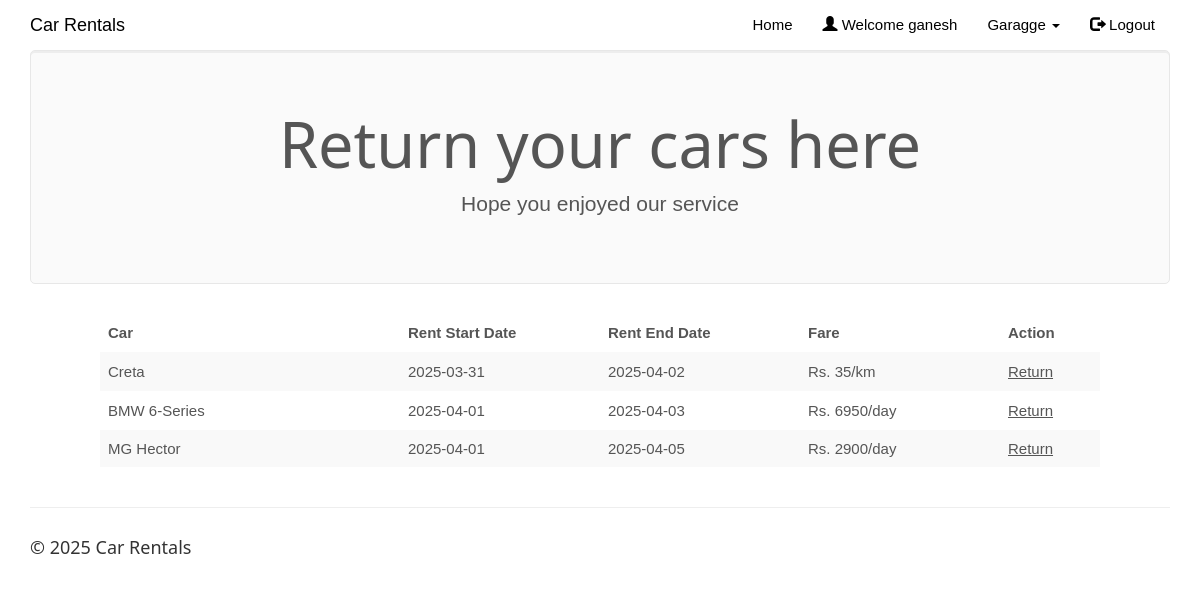
Page /prereturncar.php (signed in) on the committed database.
### tables this page shows
CREATE TABLE IF NOT EXISTS `rentedcars` (
  `id` int NOT NULL AUTO_INCREMENT,
  `customer_username` varchar(50) NOT NULL,
  `car_id` int NOT NULL,
  `driver_id` int NOT NULL,
  `booking_date` date NOT NULL,
  `rent_start_date` date NOT NULL,
  `rent_end_date` date NOT NULL,
  `car_return_date` date DEFAULT NULL,
  `fare` double NOT NULL,
  `charge_type` varchar(25) NOT NULL DEFAULT 'days',
  `distance` double DEFAULT NULL,
  `no_of_days` int DEFAULT NULL,
  `total_amount` double DEFAULT NULL,
  `return_status` varchar(10) NOT NULL,
  `distance_or_days` int NOT NULL,
  `amount` float NOT NULL,
  PRIMARY KEY (`id`),
  KEY `customer_username` (`customer_username`),
  KEY `car_id` (`car_id`),
  KEY `driver_id` (`driver_id`)
);

CREATE TABLE IF NOT EXISTS `cars` (
  `car_id` int NOT NULL AUTO_INCREMENT,
  `car_name` varchar(50) NOT NULL,
  `car_nameplate` varchar(50) NOT NULL,
  `car_img` varchar(50) DEFAULT 'NA',
  `ac_price` float NOT NULL,
  `non_ac_price` float NOT NULL,
  `ac_price_per_day` float NOT NULL,
  `non_ac_price_per_day` float NOT NULL,
  `car_availability` varchar(10) NOT NULL,
  PRIMARY KEY (`car_id`),
  UNIQUE KEY `car_nameplate` (`car_nameplate`)
);

### prereturncar.php (the view, shortened to what this page needs)
<!DOCTYPE html>
<html>
<?php
$conn = Connect();
?>
<head>
<link rel="stylesheet" href="assets/bootstrap/css/bootstrap.min.css">
<link rel="stylesheet" href="assets/fonts/font-awesome.min.css">
    <link rel="stylesheet" href="assets/w3css/w3.css">
<link rel="stylesheet" type="text/css" href="assets/css/customerlogin.css">
<link rel="stylesheet" type="text/css" media="screen" href="assets/css/clientpage.css" />
</head>
<body id="page-top" data-spy="scroll" data-target=".navbar-fixed-top">
    <nav class="navbar navbar-custom navbar-fixed-top" role="navigation" style="color: black">
        <div class="container">
            <div class="navbar-header">
                <a class="navbar-brand page-scroll" href="index.php">
                   Car Rentals </a>
            </div>
            <?php
                if(isset($_SESSION['login_client'])){
            ?>
            <div class="collapse navbar-collapse navbar-right navbar-main-collapse">
                <ul class="nav navbar-nav">
                    <li>
                        <a href="index.php">Home</a>
                    </li>
                    <li>
                        <a href="#"><span class="glyphicon glyphicon-user"></span> Welcome <?php echo $_SESSION['login_client']; ?></a>
                    </li>
                    <li>
                    <ul class="nav navbar-nav navbar-right">
            <li><a href="#" class="dropdown-toggle active" data-toggle="dropdown" role="button" aria-haspopup="true" aria-expanded="false"><span class="glyphicon glyphicon-user"></span> Control Panel <span class="caret"></span> </a>
                <ul class="dropdown-menu">
              <li> <a href="entercar.php">Add Car</a></li>
              <li> <a href="enterdriver.php"> Add Driver</a></li>
              <li> <a href="clientview.php">View</a></li>
            </ul>
            </li>
          </ul>
                    </li>
                    <li>
                        <a href="logout.php"><span class="glyphicon glyphicon-log-out"></span> Logout</a>
                    </li>
                </ul>
            </div>
            <?php
                }
                else if (isset($_SESSION['login_customer'])){
            ?>
            <div class="collapse navbar-collapse navbar-right navbar-main-collapse">
                <ul class="nav navbar-nav">
                    <li>
                        <a href="index.php">Home</a>
                    </li>
                    <li>
                        <a href="#"><span class="glyphicon glyphicon-user"></span> Welcome <?php echo $_SESSION['login_customer']; ?></a>
                    </li>
                    <ul class="nav navbar-nav">
            <li><a href="#" class="dropdown-toggle active" data-toggle="dropdown" role="button" aria-haspopup="true" aria-expanded="false"> Garagge <span class="caret"></span> </a>
            </li>
          </ul>
                    <li>
                        <a href="logout.php"><span class="glyphicon glyphicon-log-out"></span> Logout</a>
                    </li>
                </ul>
            </div>
                <?php   }
                ?>
        </div>
    </nav>
<?php $login_customer = $_SESSION['login_customer'];
    $sql1 = "SELECT c.car_name, rc.rent_start_date, rc.rent_end_date, rc.fare, rc.charge_type, rc.id FROM rentedcars rc, cars c
    WHERE rc.customer_username='$login_customer' AND c.car_id=rc.car_id AND rc.return_status='NR'";
    $result1 = $conn->query($sql1);
    if (mysqli_num_rows($result1) > 0) {
?>
<div class="container">
      <div class="jumbotron">
        <h1 class="text-center">Return your cars here</h1>
        <p class="text-center"> Hope you enjoyed our service </p>
      </div>
    </div>
    <div class="table-responsive" style="padding-left: 100px; padding-right: 100px;" >
<table class="table table-striped">
  <thead class="thead-dark">
<tr>
<th width="30%">Car</th>
<th width="20%">Rent Start Date</th>
<th width="20%">Rent End Date</th>
<th width="20%">Fare</th>
<th width="10%">Action</th>
</tr>
</thead>
<?php
        while($row = mysqli_fetch_assoc($result1)) {
?>
<tr>
<td><?php echo $row["car_name"]; ?></td>
<td><?php echo $row["rent_start_date"] ?></td>
<td><?php echo $row["rent_end_date"]; ?></td>
<td>Rs. <?php
    if($row["charge_type"] == "days"){
        echo ($row["fare"] . "/day");
    } else {
        echo ($row["fare"] . "/km");
    }
?></td>
<td><a href="returncar.php?id=<?php echo $row["id"];?>"> Return </a></td>
</tr>
<?php        } ?>
                </table>
                </div>
            <?php
        } ?>
</body>
<footer class="site-footer">
        <div class="container">
            <hr>
            <div class="row">
                <div class="col-sm-6">
                    <h5>© <?php echo date("Y"); ?> Car Rentals</h5>
                </div>
            </div>
        </div>
    </footer>
</html>

### assets/w3css/w3.css (style rules this page uses)
*, *:before, *:after { box-sizing: inherit }
html { -ms-text-size-adjust: 100%; -webkit-text-size-adjust: 100% }
body { margin: 0 }
article, aside, details, figcaption, figure, footer, header, main, menu, nav, section, summary { display: block }
a { background-color: transparent; -webkit-text-decoration-skip: objects }
hr { box-sizing: content-box; height: 0; overflow: visible }
html, body { font-family: Verdana, sans-serif; font-size: 15px; line-height: 1.5 }
html { overflow-x: hidden }
h1 { font-size: 36px }
h5 { font-size: 18px }
h1, h2, h3, h4, h5, h6 { font-family: "Segoe UI", Arial, sans-serif; font-weight: 400; margin: 10px 0 }
hr { border: 0; border-top: 1px solid #eee; margin: 20px 0 }
a { color: inherit }

### assets/css/customerlogin.css (style rules this page uses)
body, html { height: 100%; }
body { padding-top: 50px; background-size: 100%; }
footer { display: block; }

### rows in the picture
rentedcars: car.car_name "Creta", rent_start_date "2025-03-31", rent_end_date "2025-04-02", fare "35"
rentedcars: car.car_name "BMW 6-Series", rent_start_date "2025-04-01", rent_end_date "2025-04-03", fare "6950"
rentedcars: car.car_name "MG Hector", rent_start_date "2025-04-01", rent_end_date "2025-04-05", fare "2900"

### other values in the picture
$_SESSION['login_customer'] "ganesh"
